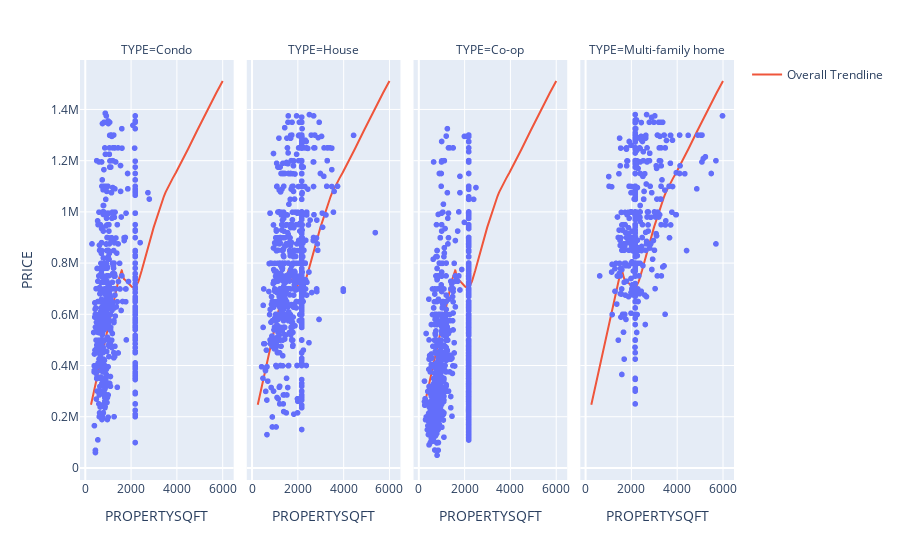

Notebook code for this chart:
### Code cell
fig = px.scatter(data_frame=df, x = 'PROPERTYSQFT', y = 'PRICE' , facet_col= 'TYPE' , trendline= 'lowess' , trendline_scope='overall')
fig.show()

### Figure 1 — Plotly figure (JSON) as saved in the notebook; plotly's stock layout.template omitted (floating-point values rounded to 4 significant figures; data arrays with more than 128 entries replaced by an {"elided": "..."} marker saying what was removed)
{"data": [{"hovertemplate": "TYPE=Condo<br>PROPERTYSQFT=%{x}<br>PRICE=%{y}<extra></extra>", "legendgroup": "", "marker": {"color": "#636efa", "symbol": "circle"}, "mode": "markers", "name": "", "showlegend": false, "type": "scattergl", "x": {"elided": "570 float values"}, "xaxis": "x", "y": {"elided": "570 int values"}, "yaxis": "y"}, {"hovertemplate": "TYPE=House<br>PROPERTYSQFT=%{x}<br>PRICE=%{y}<extra></extra>", "legendgroup": "", "marker": {"color": "#636efa", "symbol": "circle"}, "mode": "markers", "name": "", "showlegend": false, "type": "scattergl", "x": {"elided": "793 float values"}, "xaxis": "x2", "y": {"elided": "793 int values"}, "yaxis": "y2"}, {"hovertemplate": "TYPE=Co-op<br>PROPERTYSQFT=%{x}<br>PRICE=%{y}<extra></extra>", "legendgroup": "", "marker": {"color": "#636efa", "symbol": "circle"}, "mode": "markers", "name": "", "showlegend": false, "type": "scattergl", "x": {"elided": "1234 float values"}, "xaxis": "x3", "y": {"elided": "1234 int values"}, "yaxis": "y3"}, {"hovertemplate": "TYPE=Multi-family home<br>PROPERTYSQFT=%{x}<br>PRICE=%{y}<extra></extra>", "legendgroup": "", "marker": {"color": "#636efa", "symbol": "circle"}, "mode": "markers", "name": "", "showlegend": false, "type": "scattergl", "x": {"elided": "468 float values"}, "xaxis": "x4", "y": {"elided": "468 int values"}, "yaxis": "y4"}, {"hovertemplate": "<b>LOWESS trendline</b><br><br>PROPERTYSQFT=%{x}<br>PRICE=%{y} <b>(trend)</b><extra></extra>", "legendgroup": "Overall Trendline", "line": {"color": "#EF553B"}, "mode": "lines", "name": "Overall Trendline", "showlegend": false, "type": "scatter", "x": {"elided": "3065 float values"}, "xaxis": "x", "y": {"elided": "3065 float values"}, "yaxis": "y"}, {"hovertemplate": "<b>LOWESS trendline</b><br><br>PROPERTYSQFT=%{x}<br>PRICE=%{y} <b>(trend)</b><extra></extra>", "legendgroup": "Overall Trendline", "line": {"color": "#EF553B"}, "mode": "lines", "name": "Overall Trendline", "showlegend": false, "type": "scatter", "x": {"elided": "3065 float values"}, "xaxis": "x2", "y": {"elided": "3065 float values"}, "yaxis": "y2"}, {"hovertemplate": "<b>LOWESS trendline</b><br><br>PROPERTYSQFT=%{x}<br>PRICE=%{y} <b>(trend)</b><extra></extra>", "legendgroup": "Overall Trendline", "line": {"color": "#EF553B"}, "mode": "lines", "name": "Overall Trendline", "showlegend": false, "type": "scatter", "x": {"elided": "3065 float values"}, "xaxis": "x3", "y": {"elided": "3065 float values"}, "yaxis": "y3"}, {"hovertemplate": "<b>LOWESS trendline</b><br><br>PROPERTYSQFT=%{x}<br>PRICE=%{y} <b>(trend)</b><extra></extra>", "legendgroup": "Overall Trendline", "line": {"color": "#EF553B"}, "mode": "lines", "name": "Overall Trendline", "showlegend": true, "type": "scatter", "x": {"elided": "3065 float values"}, "xaxis": "x4", "y": {"elided": "3065 float values"}, "yaxis": "y4"}], "layout": {"annotations": [{"font": {}, "showarrow": false, "text": "TYPE=Condo", "x": 0.1175, "xanchor": "center", "xref": "paper", "y": 1, "yanchor": "bottom", "yref": "paper"}, {"font": {}, "showarrow": false, "text": "TYPE=House", "x": 0.3725, "xanchor": "center", "xref": "paper", "y": 1, "yanchor": "bottom", "yref": "paper"}, {"font": {}, "showarrow": false, "text": "TYPE=Co-op", "x": 0.6275, "xanchor": "center", "xref": "paper", "y": 1, "yanchor": "bottom", "yref": "paper"}, {"font": {}, "showarrow": false, "text": "TYPE=Multi-family home", "x": 0.8825, "xanchor": "center", "xref": "paper", "y": 1, "yanchor": "bottom", "yref": "paper"}], "legend": {"tracegroupgap": 0}, "margin": {"t": 60}, "xaxis": {"anchor": "y", "domain": [0, 0.235], "title": {"text": "PROPERTYSQFT"}}, "xaxis2": {"anchor": "y2", "domain": [0.255, 0.49], "matches": "x", "title": {"text": "PROPERTYSQFT"}}, "xaxis3": {"anchor": "y3", "domain": [0.51, 0.745], "matches": "x", "title": {"text": "PROPERTYSQFT"}}, "xaxis4": {"anchor": "y4", "domain": [0.765, 1.0], "matches": "x", "title": {"text": "PROPERTYSQFT"}}, "yaxis": {"anchor": "x", "domain": [0, 1], "title": {"text": "PRICE"}}, "yaxis2": {"anchor": "x2", "domain": [0, 1], "matches": "y", "showticklabels": false}, "yaxis3": {"anchor": "x3", "domain": [0, 1], "matches": "y", "showticklabels": false}, "yaxis4": {"anchor": "x4", "domain": [0, 1], "matches": "y", "showticklabels": false}}}
